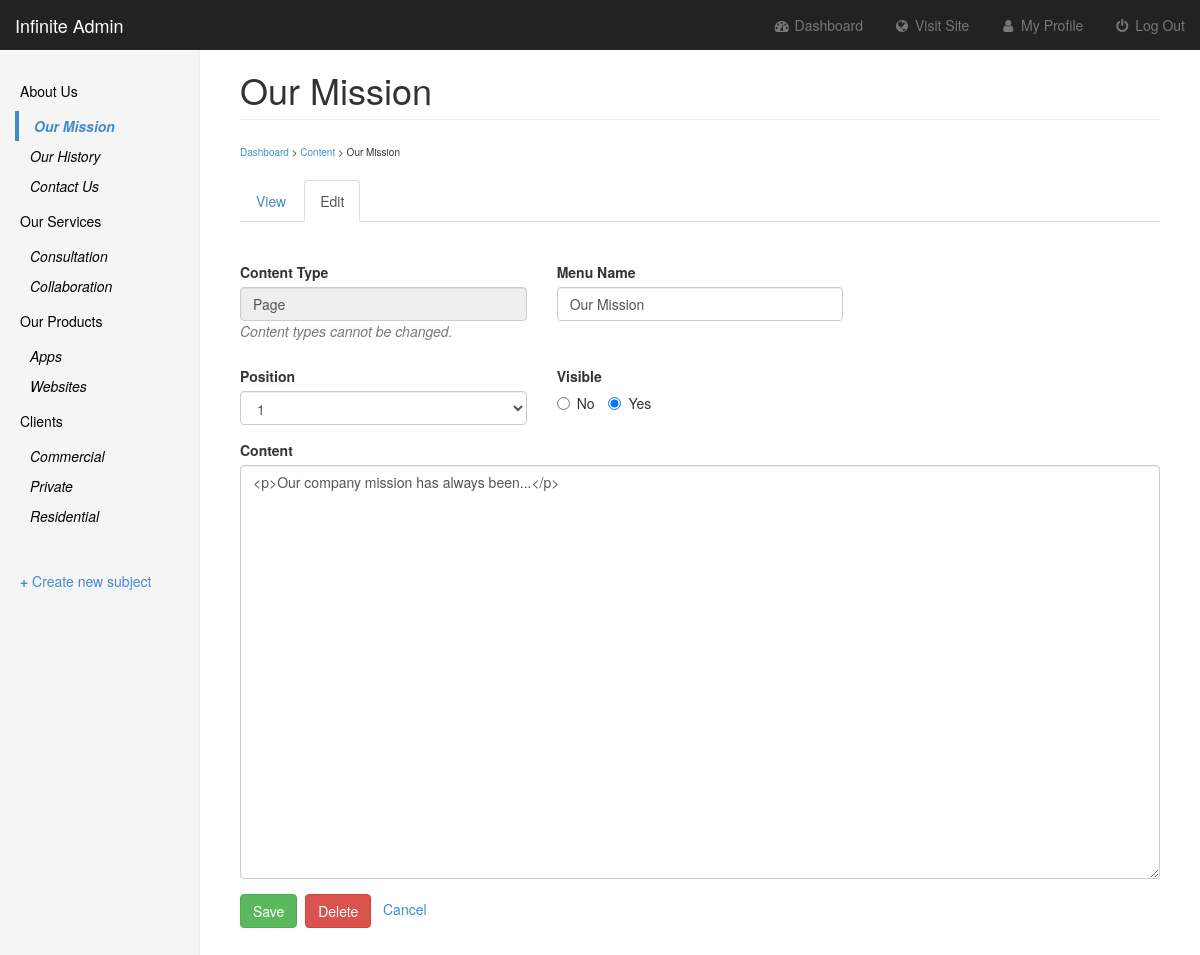
The page /edit_page.php?page=1 (signed in) on the database its author committed.
### tables this page shows
CREATE TABLE `subjects` (
  `id` int(11) NOT NULL AUTO_INCREMENT,
  `menu_name` varchar(30) NOT NULL,
  `position` int(3) NOT NULL,
  `visible` tinyint(1) NOT NULL,
  PRIMARY KEY (`id`)
);

CREATE TABLE `pages` (
  `id` int(11) NOT NULL AUTO_INCREMENT,
  `subject_id` int(11) NOT NULL,
  `menu_name` varchar(30) NOT NULL,
  `position` int(3) NOT NULL,
  `visible` tinyint(1) NOT NULL,
  `content` text,
  PRIMARY KEY (`id`),
  KEY `subject_id` (`subject_id`)
);

### public/edit_page.php (the view, shortened to what this page needs)
<?php require_once("../includes/db_connection.php"); ?>
<?php require_once("../includes/functions.php"); ?>
<?php find_selected_page(); ?>
<?php include("../includes/layouts/header.php"); ?>
<div class="container-fluid">
    <div class="row">
        <div class="col-sm-3 col-md-2 sidebar">
            <?php echo navigation($current_subject, $current_page); ?>
            <br/>
            <a href="new_subject.php"><b>+</b> Create new subject</a>
        </div>
        <div class="col-sm-9 col-sm-offset-3 col-md-10 col-md-offset-2 main">
            <h1 class="page-header"><?php echo htmlentities($current_page["menu_name"]); ?></h1>
            <span style="font-size: 10px;"><a href="admin.php">Dashboard</a> > <a href="manage_content.php">Content</a> > <?php echo htmlentities($current_page["menu_name"]); ?></span>
            <br/>
            <br/>
            <ul class="nav nav-tabs">
                <li role="presentation"><a href="manage_content.php?page=<?php echo urlencode($current_page["id"]); ?>">View</a>
                </li>
                <li role="presentation" class="active"><a href="">Edit</a></li>
            </ul>
            <br/>
            <br/>
            <form action="edit_page.php?page=<?php echo urlencode($current_page["id"]); ?>" method="post" role="form">
                <div class="row">
                    <div class="col-md-4">
                        <div class="form-group">
                            <fieldset disabled>
                                <label for="disabledTextInput">Content Type</label>
                                <input name="menu_name" type="text" class="form-control" id="disabledTextInput"
                                       value="Page"/>
                                <p class="text-muted"><i>Content types cannot be changed.</i></p>
                            </fieldset>
                        </div>
                    </div>
                    <div class="col-md-4">
                        <div class="form-group">
                            <label for="menu_name">Menu Name</label>
                            <input name="menu_name" type="text" class="form-control" id="menu_name"
                                   value="<?php echo htmlentities($current_page["menu_name"]); ?>"/>
                        </div>
                    </div>
                </div>
                <div class="row">
                    <div class="col-md-4">
                        <div class="form-group">
                            <label for="position">Position</label>
                            <select name="position" class="form-control" id="position">
                                <?php
                                $page_set   = find_pages_for_subject($current_page["subject_id"], false);
                                $page_count = mysqli_num_rows($page_set);
                                for ($count = 1; $count <= ($page_count); $count++) {
                                    echo "<option value=\"{$count}\"";
                                    if ($current_page["position"] == $count) {
                                        echo " selected";
                                    }
                                    echo ">{$count}</option>";
                                }
                                ?>
                            </select>
                        </div>
                    </div>
                    <div class="col-md-4">
                        <div class="form-group">
                            <label for="visible">Visible</label>
                            <br/>
                            <label class="radio-inline">
                                <input type="radio" name="visible" id="inlineRadio2"
                                       value="0" <?php if ($current_page["visible"] == 0) {
                                    echo "checked";
                                } ?> /> No
                            </label>
                            <label class="radio-inline">
                                <input type="radio" name="visible" id="inlineRadio1"
                                       value="1" <?php if ($current_page["visible"] == 1) {
                                    echo "checked";
                                } ?>/> Yes
                            </label>
                        </div>
                    </div>
                </div>
                <div class="row">
                    <div class="col-md-12">
                        <div class="form-group">
                            <label for="content">Content</label>
                            <textarea class="form-control" rows="20" name="content"
                                      id="content"><?php echo htmlentities($current_page["content"]); ?></textarea>
                        </div>
                    </div>
                </div>
                <div class="form-group">
                    <input type="submit" name="submit" value="Save" class="btn btn-success"/>&nbsp;&nbsp;<a
                        href="delete_page.php?page=<?php echo urlencode($current_page["id"]); ?>" class="btn btn-danger"
                        onclick="return confirm('Are you sure you want to delete <?php echo $current_page['menu_name']; ?>?');"/>Delete</a>
                    &nbsp;&nbsp;<a href="manage_content.php">Cancel</a>
                </div>
            </form>
        </div>
    </div>
    </body>
    </html>

### includes/functions.php (shortened to what this page needs)
<?php
function find_all_subjects($public = true) {
    global $connection;
    $query = "SELECT * ";
    $query .= "FROM subjects ";
    $query .= "ORDER BY position ASC";
    $subject_set = mysqli_query($connection, $query);
    return $subject_set;
}
function find_pages_for_subject($subject_id, $public = true) {
    global $connection;
    $safe_subject_id = mysqli_real_escape_string($connection, $subject_id);
    $query = "SELECT * ";
    $query .= "FROM pages ";
    $query .= "WHERE subject_id = {$safe_subject_id} ";
    $query .= "ORDER BY position ASC";
    $page_set = mysqli_query($connection, $query);
    return $page_set;
}
function find_page_by_id($page_id, $public = true) {
    global $connection;
    $safe_page_id = mysqli_real_escape_string($connection, $page_id);
    $query = "SELECT * ";
    $query .= "FROM pages ";
    $query .= "WHERE id = {$safe_page_id} ";
    $query .= "LIMIT 1";
    $page_set = mysqli_query($connection, $query);
    if ($page = mysqli_fetch_assoc($page_set)) {
        return $page;
    } else {
        return null;
    }
}
function find_selected_page($public = false) {
    if (isset($_GET["subject"])) {
        $current_subject = find_subject_by_id($_GET["subject"], $public);
        if ($current_subject && $public) {
            $current_page = find_default_page_for_subject($current_subject["id"]);
        } else {
            $current_page = null;
        }
    } elseif (isset($_GET["page"])) {
        $current_subject = null;
        $current_page    = find_page_by_id($_GET["page"], $public);
    } else {
        $current_subject = null;
        $current_page    = null;
    }
}
function navigation($subject_array, $page_array) {
    $output      = "<ul class=\"nav nav-sidebar\">";
    $subject_set = find_all_subjects(false);
    while ($subject = mysqli_fetch_assoc($subject_set)) {
        $output .= "<li";
        $output .= ">";
        $output .= "<a href=\"manage_content.php?subject=";
        $output .= urlencode($subject["id"]);
        $output .= "\">";
        $output .= htmlentities($subject["menu_name"]);
        $output .= "</a>";
        $page_set = find_pages_for_subject($subject["id"], false);
        $output .= "<ul class=\"nav-child nav-sidebar-child\">";
        while ($page = mysqli_fetch_assoc($page_set)) {
            $output .= "<li";
            if ($page_array && $page["id"] == $page_array["id"]) {
                $output .= " class=\"active\"";
            }
            $output .= ">";
            $output .= "<a href=\"manage_content.php?page=";
            $output .= urlencode($page["id"]);
            $output .= "\">";
            $output .= "<i>" . htmlentities($page["menu_name"]) . "</i>";
            $output .= "</a></li>";
        }
        $output .= "</ul></li>";
    }
    $output .= "</ul>";
    return $output;
}
?>

### public/css/dashboard.css (style rules this page uses)
body { padding-top: 50px; }
.sidebar { display: none; }
@media (min-width: 768px) { .sidebar { position: fixed; top: 51px; bottom: 0; left: 0; z-index: 1000; display: block; padding: 20px; overflow-x: hidden; overflow-y: auto; background-color: #f5f5f5; border-right: 1px solid #eee; } }
.nav-sidebar { margin-right: -21px; margin-bottom: 20px; margin-left: -20px; }
.nav-sidebar > li > a { padding-right: 20px; padding-left: 20px; color: black; }
.nav-sidebar-child { margin-right: -21px; margin-bottom: 20px; list-style-type: none; }
.nav-sidebar-child > li > a { padding-right: 20px; padding-left: 20px; text-decoration: none; }
.nav-sidebar-child > .active > a, .nav-sidebar-child > .active > a:hover, .nav-sidebar-child > .active > a:focus { font-weight: bold; color: #428bca; border-left: 4px solid #428bca; }
.nav-child { padding-left: 0; margin-bottom: 0; list-style: none; }
.nav-child > li { position: relative; display: block; }
.nav-child > li > a { position: relative; display: block; padding: 5px 15px; margin-left: 15px; color: black; }
.main { padding: 20px; }
@media (min-width: 768px) { .main { padding-right: 40px; padding-left: 40px; } }
.main .page-header { margin-top: 0; }

### rows shown on the page
subjects: value "About Us"
pages: menu_name "Our Mission", position "1", visible "☐ No", visible "☑ Yes", content "<p>Our company mission has always been...</p>"
pages: menu_name "Our History"
pages: menu_name "Contact Us"
subjects: value "Our Services"
pages: menu_name "Consultation"
pages: menu_name "Collaboration"
subjects: value "Our Products"
pages: menu_name "Apps"
pages: menu_name "Websites"
subjects: value "Clients"
pages: menu_name "Commercial"
pages: menu_name "Private"
pages: menu_name "Residential"
